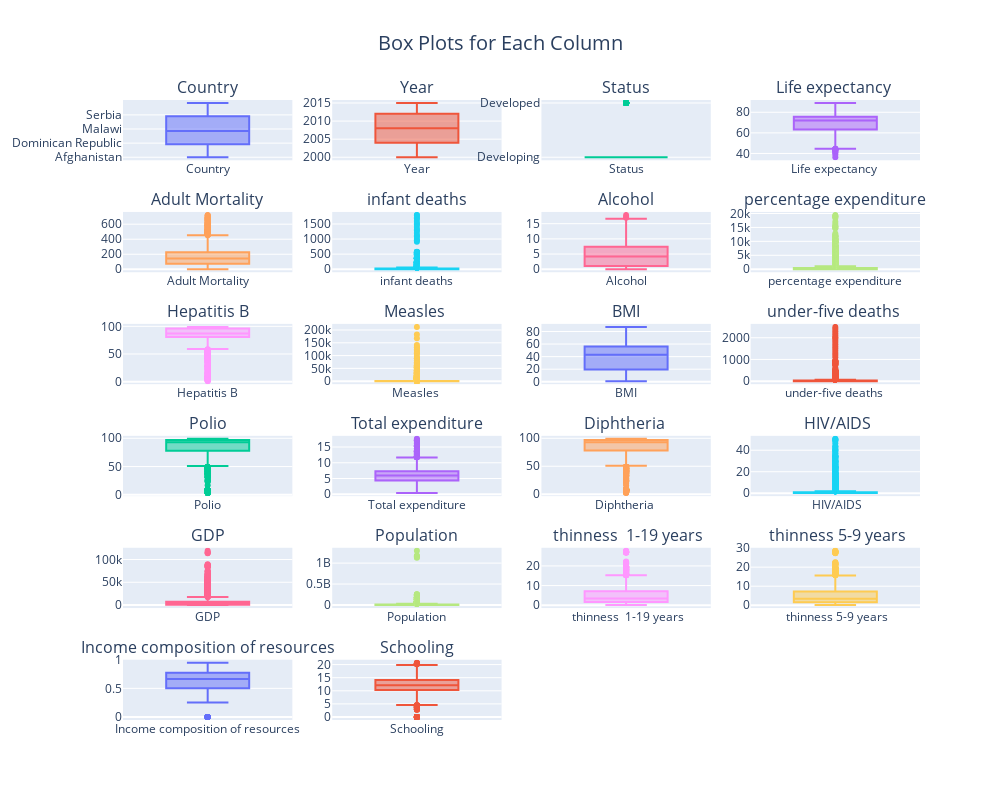

The code cell stored with this chart in its notebook:
### Markdown cell above
#### Handling Outliers

### Code cell
import plotly.graph_objects as go
from plotly.subplots import make_subplots

# Define the number of columns for the subplot grid
num_cols = 4  # We'll have 4 columns to accommodate the box plots

# Calculate the number of rows needed based on the total number of columns
num_rows = (len(df.columns) + num_cols - 1) // num_cols

# Create a subplot grid
fig = make_subplots(rows=num_rows, cols=num_cols, subplot_titles=df.columns)

# Initialize variables for tracking subplot position
current_row = 1
current_col = 1

# Loop through each column and create a box plot
for column in df.columns:
    # Create a box plot trace for the current column
    trace = go.Box(y=df[column], name=column)
    
    # Add the box plot trace to the subplot grid
    fig.add_trace(trace, row=current_row, col=current_col)
    
    # Update subplot position
    current_col += 1
    if current_col > num_cols:
        current_col = 1
        current_row += 1

# Update subplot layout
fig.update_layout(
    title_text="Box Plots for Each Column",
    title_x=0.5,
    title_font=dict(size=20),
    showlegend=False,
    height=800,  # Adjust height as needed
    width=1000   # Adjust width as needed
)

# Show the plot
fig.show()

### Figure 1 — Plotly figure (JSON) as saved in the notebook; plotly's stock layout.template omitted (floating-point values rounded to 4 significant figures; data arrays with more than 128 entries replaced by an {"elided": "..."} marker saying what was removed)
{"data": [{"name": "Country", "type": "box", "xaxis": "x", "y": {"elided": "2938 str values"}, "yaxis": "y"}, {"name": "Year", "type": "box", "xaxis": "x2", "y": {"elided": "2938 int values"}, "yaxis": "y2"}, {"name": "Status", "type": "box", "xaxis": "x3", "y": {"elided": "2938 str values"}, "yaxis": "y3"}, {"name": "Life expectancy ", "type": "box", "xaxis": "x4", "y": {"elided": "2938 float values"}, "yaxis": "y4"}, {"name": "Adult Mortality", "type": "box", "xaxis": "x5", "y": {"elided": "2938 float values"}, "yaxis": "y5"}, {"name": "infant deaths", "type": "box", "xaxis": "x6", "y": {"elided": "2938 int values"}, "yaxis": "y6"}, {"name": "Alcohol", "type": "box", "xaxis": "x7", "y": {"elided": "2938 float values"}, "yaxis": "y7"}, {"name": "percentage expenditure", "type": "box", "xaxis": "x8", "y": {"elided": "2938 float values"}, "yaxis": "y8"}, {"name": "Hepatitis B", "type": "box", "xaxis": "x9", "y": {"elided": "2938 float values"}, "yaxis": "y9"}, {"name": "Measles ", "type": "box", "xaxis": "x10", "y": {"elided": "2938 int values"}, "yaxis": "y10"}, {"name": " BMI ", "type": "box", "xaxis": "x11", "y": {"elided": "2938 float values"}, "yaxis": "y11"}, {"name": "under-five deaths ", "type": "box", "xaxis": "x12", "y": {"elided": "2938 int values"}, "yaxis": "y12"}, {"name": "Polio", "type": "box", "xaxis": "x13", "y": {"elided": "2938 float values"}, "yaxis": "y13"}, {"name": "Total expenditure", "type": "box", "xaxis": "x14", "y": {"elided": "2938 float values"}, "yaxis": "y14"}, {"name": "Diphtheria ", "type": "box", "xaxis": "x15", "y": {"elided": "2938 float values"}, "yaxis": "y15"}, {"name": " HIV/AIDS", "type": "box", "xaxis": "x16", "y": {"elided": "2938 float values"}, "yaxis": "y16"}, {"name": "GDP", "type": "box", "xaxis": "x17", "y": {"elided": "2938 float values"}, "yaxis": "y17"}, {"name": "Population", "type": "box", "xaxis": "x18", "y": {"elided": "2938 float values"}, "yaxis": "y18"}, {"name": " thinness  1-19 years", "type": "box", "xaxis": "x19", "y": {"elided": "2938 float values"}, "yaxis": "y19"}, {"name": " thinness 5-9 years", "type": "box", "xaxis": "x20", "y": {"elided": "2938 float values"}, "yaxis": "y20"}, {"name": "Income composition of resources", "type": "box", "xaxis": "x21", "y": {"elided": "2938 float values"}, "yaxis": "y21"}, {"name": "Schooling", "type": "box", "xaxis": "x22", "y": {"elided": "2938 float values"}, "yaxis": "y22"}], "layout": {"annotations": [{"font": {"size": 16}, "showarrow": false, "text": "Country", "x": 0.1062, "xanchor": "center", "xref": "paper", "y": 1.0, "yanchor": "bottom", "yref": "paper"}, {"font": {"size": 16}, "showarrow": false, "text": "Year", "x": 0.3688, "xanchor": "center", "xref": "paper", "y": 1.0, "yanchor": "bottom", "yref": "paper"}, {"font": {"size": 16}, "showarrow": false, "text": "Status", "x": 0.6313, "xanchor": "center", "xref": "paper", "y": 1.0, "yanchor": "bottom", "yref": "paper"}, {"font": {"size": 16}, "showarrow": false, "text": "Life expectancy ", "x": 0.8938, "xanchor": "center", "xref": "paper", "y": 1.0, "yanchor": "bottom", "yref": "paper"}, {"font": {"size": 16}, "showarrow": false, "text": "Adult Mortality", "x": 0.1062, "xanchor": "center", "xref": "paper", "y": 0.8194, "yanchor": "bottom", "yref": "paper"}, {"font": {"size": 16}, "showarrow": false, "text": "infant deaths", "x": 0.3688, "xanchor": "center", "xref": "paper", "y": 0.8194, "yanchor": "bottom", "yref": "paper"}, {"font": {"size": 16}, "showarrow": false, "text": "Alcohol", "x": 0.6313, "xanchor": "center", "xref": "paper", "y": 0.8194, "yanchor": "bottom", "yref": "paper"}, {"font": {"size": 16}, "showarrow": false, "text": "percentage expenditure", "x": 0.8938, "xanchor": "center", "xref": "paper", "y": 0.8194, "yanchor": "bottom", "yref": "paper"}, {"font": {"size": 16}, "showarrow": false, "text": "Hepatitis B", "x": 0.1062, "xanchor": "center", "xref": "paper", "y": 0.6389, "yanchor": "bottom", "yref": "paper"}, {"font": {"size": 16}, "showarrow": false, "text": "Measles ", "x": 0.3688, "xanchor": "center", "xref": "paper", "y": 0.6389, "yanchor": "bottom", "yref": "paper"}, {"font": {"size": 16}, "showarrow": false, "text": " BMI ", "x": 0.6313, "xanchor": "center", "xref": "paper", "y": 0.6389, "yanchor": "bottom", "yref": "paper"}, {"font": {"size": 16}, "showarrow": false, "text": "under-five deaths ", "x": 0.8938, "xanchor": "center", "xref": "paper", "y": 0.6389, "yanchor": "bottom", "yref": "paper"}, {"font": {"size": 16}, "showarrow": false, "text": "Polio", "x": 0.1062, "xanchor": "center", "xref": "paper", "y": 0.4583, "yanchor": "bottom", "yref": "paper"}, {"font": {"size": 16}, "showarrow": false, "text": "Total expenditure", "x": 0.3688, "xanchor": "center", "xref": "paper", "y": 0.4583, "yanchor": "bottom", "yref": "paper"}, {"font": {"size": 16}, "showarrow": false, "text": "Diphtheria ", "x": 0.6313, "xanchor": "center", "xref": "paper", "y": 0.4583, "yanchor": "bottom", "yref": "paper"}, {"font": {"size": 16}, "showarrow": false, "text": " HIV/AIDS", "x": 0.8938, "xanchor": "center", "xref": "paper", "y": 0.4583, "yanchor": "bottom", "yref": "paper"}, {"font": {"size": 16}, "showarrow": false, "text": "GDP", "x": 0.1062, "xanchor": "center", "xref": "paper", "y": 0.2778, "yanchor": "bottom", "yref": "paper"}, {"font": {"size": 16}, "showarrow": false, "text": "Population", "x": 0.3688, "xanchor": "center", "xref": "paper", "y": 0.2778, "yanchor": "bottom", "yref": "paper"}, {"font": {"size": 16}, "showarrow": false, "text": " thinness  1-19 years", "x": 0.6313, "xanchor": "center", "xref": "paper", "y": 0.2778, "yanchor": "bottom", "yref": "paper"}, {"font": {"size": 16}, "showarrow": false, "text": " thinness 5-9 years", "x": 0.8938, "xanchor": "center", "xref": "paper", "y": 0.2778, "yanchor": "bottom", "yref": "paper"}, {"font": {"size": 16}, "showarrow": false, "text": "Income composition of resources", "x": 0.1062, "xanchor": "center", "xref": "paper", "y": 0.09722, "yanchor": "bottom", "yref": "paper"}, {"font": {"size": 16}, "showarrow": false, "text": "Schooling", "x": 0.3688, "xanchor": "center", "xref": "paper", "y": 0.09722, "yanchor": "bottom", "yref": "paper"}], "height": 800, "showlegend": false, "title": {"font": {"size": 20}, "text": "Box Plots for Each Column", "x": 0.5}, "width": 1000, "xaxis": {"anchor": "y", "domain": [0, 0.2125]}, "xaxis10": {"anchor": "y10", "domain": [0.2625, 0.475]}, "xaxis11": {"anchor": "y11", "domain": [0.525, 0.7375]}, "xaxis12": {"anchor": "y12", "domain": [0.7875, 1]}, "xaxis13": {"anchor": "y13", "domain": [0, 0.2125]}, "xaxis14": {"anchor": "y14", "domain": [0.2625, 0.475]}, "xaxis15": {"anchor": "y15", "domain": [0.525, 0.7375]}, "xaxis16": {"anchor": "y16", "domain": [0.7875, 1]}, "xaxis17": {"anchor": "y17", "domain": [0, 0.2125]}, "xaxis18": {"anchor": "y18", "domain": [0.2625, 0.475]}, "xaxis19": {"anchor": "y19", "domain": [0.525, 0.7375]}, "xaxis2": {"anchor": "y2", "domain": [0.2625, 0.475]}, "xaxis20": {"anchor": "y20", "domain": [0.7875, 1]}, "xaxis21": {"anchor": "y21", "domain": [0, 0.2125]}, "xaxis22": {"anchor": "y22", "domain": [0.2625, 0.475]}, "xaxis23": {"anchor": "y23", "domain": [0.525, 0.7375]}, "xaxis24": {"anchor": "y24", "domain": [0.7875, 1]}, "xaxis3": {"anchor": "y3", "domain": [0.525, 0.7375]}, "xaxis4": {"anchor": "y4", "domain": [0.7875, 1]}, "xaxis5": {"anchor": "y5", "domain": [0, 0.2125]}, "xaxis6": {"anchor": "y6", "domain": [0.2625, 0.475]}, "xaxis7": {"anchor": "y7", "domain": [0.525, 0.7375]}, "xaxis8": {"anchor": "y8", "domain": [0.7875, 1]}, "xaxis9": {"anchor": "y9", "domain": [0, 0.2125]}, "yaxis": {"anchor": "x", "domain": [0.9028, 1.0]}, "yaxis10": {"anchor": "x10", "domain": [0.5417, 0.6389]}, "yaxis11": {"anchor": "x11", "domain": [0.5417, 0.6389]}, "yaxis12": {"anchor": "x12", "domain": [0.5417, 0.6389]}, "yaxis13": {"anchor": "x13", "domain": [0.3611, 0.4583]}, "yaxis14": {"anchor": "x14", "domain": [0.3611, 0.4583]}, "yaxis15": {"anchor": "x15", "domain": [0.3611, 0.4583]}, "yaxis16": {"anchor": "x16", "domain": [0.3611, 0.4583]}, "yaxis17": {"anchor": "x17", "domain": [0.1806, 0.2778]}, "yaxis18": {"anchor": "x18", "domain": [0.1806, 0.2778]}, "yaxis19": {"anchor": "x19", "domain": [0.1806, 0.2778]}, "yaxis2": {"anchor": "x2", "domain": [0.9028, 1.0]}, "yaxis20": {"anchor": "x20", "domain": [0.1806, 0.2778]}, "yaxis21": {"anchor": "x21", "domain": [0, 0.09722]}, "yaxis22": {"anchor": "x22", "domain": [0, 0.09722]}, "yaxis23": {"anchor": "x23", "domain": [0, 0.09722]}, "yaxis24": {"anchor": "x24", "domain": [0, 0.09722]}, "yaxis3": {"anchor": "x3", "domain": [0.9028, 1.0]}, "yaxis4": {"anchor": "x4", "domain": [0.9028, 1.0]}, "yaxis5": {"anchor": "x5", "domain": [0.7222, 0.8194]}, "yaxis6": {"anchor": "x6", "domain": [0.7222, 0.8194]}, "yaxis7": {"anchor": "x7", "domain": [0.7222, 0.8194]}, "yaxis8": {"anchor": "x8", "domain": [0.7222, 0.8194]}, "yaxis9": {"anchor": "x9", "domain": [0.5417, 0.6389]}}}
